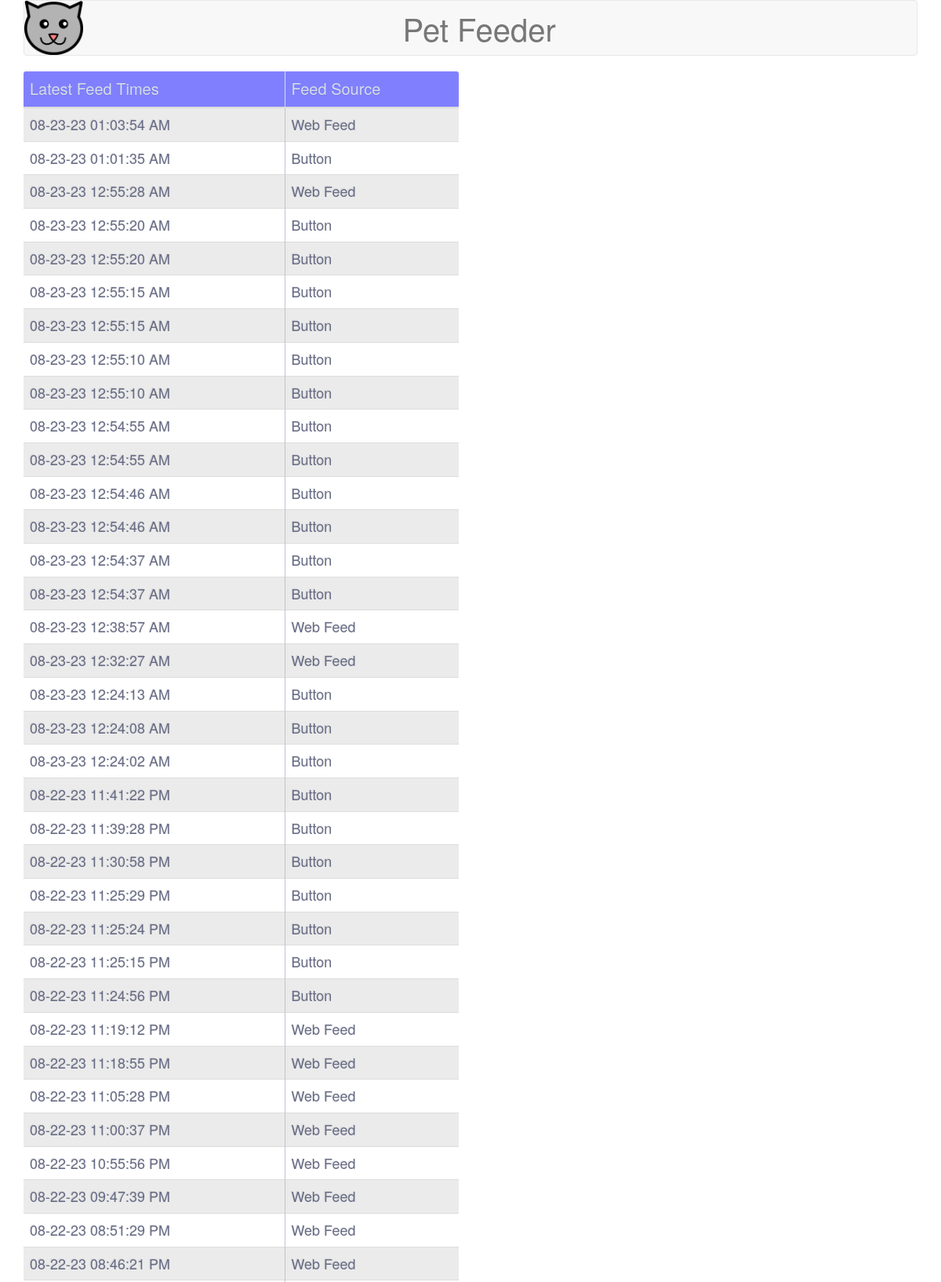
The page /history (signed in, upper part) on the database its author committed.
### tables this page shows
CREATE TABLE feedtimes (feedid integer primary key autoincrement,feeddate string,feedtype integer);

CREATE TABLE feedtypes (feedtype integer primary key,description string);

### app.py (the view)
@app.route('/history', methods=['GET', 'POST'])
def history_page():
    try:
        if 'userLogin' in session:
            latestXNumberFeedTimes = commonTasks.db_get_last_feedtimes(500)
            finalFeedTimeList = []
            for x in latestXNumberFeedTimes:
                x = list(x)
                dateobject = datetime.datetime.strptime(x[0], '%Y-%m-%d %H:%M:%S')
                x[0] = dateobject.strftime("%m-%d-%y %I:%M:%S %p")
                x = tuple(x)
                finalFeedTimeList.append(x)
            return render_template('history.html'
                                   , latestXNumberFeedTimes=finalFeedTimeList
                                   )
        else:
            return redirect(url_for('admin_login_page'))
    except Exception as e:
        return render_template('error.html', resultsSET=e)

### commonTasks.py (called while the page is built)
def connect_db():
    try:
        rv = sqlite3.connect(DB)
        return rv
    except Exception as e:
        return e

def db_get_last_feedtimes(numberToGet):
    try:
        con = connect_db()
        cur = con.execute(''' select feeddate,description
                                from feedtimes ft
                                join feedtypes fty on ft.feedtype=fty.feedtype
                                where ft.feedtype in (1,2,3,4,6)
                                order by feeddate desc
                                limit ?''', [str(numberToGet), ])
        LastFeedingTimes = cur.fetchall()
        cur.close()
        con.close()
        return LastFeedingTimes
    except Exception as e:
        return e

### templates/history.html
{% extends "layout.html" %}
{% block head %}
{{ super() }}
{% endblock %}
{% block main %}
<div class="row">
    <div class="col-md-6 text-center">
        <table class="FeedTable table">
            <thead>
            <th>Latest Feed Times</th>
            <th>Feed Source</th>
            </thead>
            <tbody>
            {% for entry in latestXNumberFeedTimes %}
            <tr>
                <td>{{entry[0]}}</td>
                <td>{{entry[1]}}</td>
            </tr>
            {% endfor %}
            </tbody>
        </table>
    </div>
    <div class="col-md-6 text-center">
    </div>
</div>
{% endblock %}

### templates/layout.html (shortened to what this page needs)
<!DOCTYPE html>
<html lang="en">
<head>
    {% block head %}
    <link href="static/css/bootstrap.min.css" rel="stylesheet">
    <link href="static/css/googleFonts.css" rel="stylesheet" type="text/css">
    <link href="static/css/tableStyle.css" rel="stylesheet">
    <link href="static/css/feedButton.css" rel="stylesheet">
    <link href="static/css/camButton.css" rel="stylesheet">
    <link href="static/css/navBar.css" rel="stylesheet">
    <link href="static/css/loginPage.css" rel="stylesheet">
    {% endblock %}
</head>
<body>
<div class="container">
    <nav class="navbar navbar-default">
        <div class="navbar-header">
            <p class="navbar-brand1 navbar-brand navBarTitle">&nbsp;&nbsp;Pet Feeder</p>
            <img class="img-responsive" src="/static/images/titleIcon.png" width="75" height="75" >
        </div>
    </nav>
    {% block main %}
    {% endblock %}
</div>
</body>
</html>

### static/css/tableStyle.css (style rules this page uses)
th { color:#D5DDE5; background:#8080ff; border-bottom:4px solid #9ea7af; border-right: 1px solid #D5DDE5; font-size:20px; font-weight: 100; padding:14px; text-align:left; text-shadow: 0 1px 1px rgba(0, 0, 0, 0.1); vertical-align:middle; }
th:first-child { border-top-left-radius:3px; }
th:last-child { border-top-right-radius:3px; border-right:none; }
tr { border-top: 1px solid #C1C3D1; border-bottom-: 1px solid #C1C3D1; color:#666B85; font-size:16px; font-weight:normal; text-shadow: 0 1px 1px rgba(256, 256, 256, 0.1); }
tr:first-child { border-top:none; }
tr:nth-child(odd) td { background:#EBEBEB; }
td { background:#FFFFFF; padding:20px; text-align:left; vertical-align:middle; font-weight:300; font-size:18px; text-shadow: -1px -1px 1px rgba(0, 0, 0, 0.1); border-right: 1px solid #C1C3D1; }
td:last-child { border-right: 0px; }

### static/css/navBar.css (style rules this page uses)
.navbar-brand1 { position: absolute; width: 100%; left: 0; text-align: center; margin:0 auto; }
.navBarTitle { font-size: 40px; padding: 25px; }

### rows shown on the page
feedtimes: feeddate "08-23-23 01:03:54 AM", description "Web Feed"
feedtimes: feeddate "08-23-23 01:01:35 AM", description "Button"
feedtimes: feeddate "08-23-23 12:55:28 AM", description "Web Feed"
feedtimes: feeddate "08-23-23 12:55:20 AM", description "Button"
feedtimes: feeddate "08-23-23 12:55:20 AM", description "Button"
feedtimes: feeddate "08-23-23 12:55:15 AM", description "Button"
feedtimes: feeddate "08-23-23 12:55:15 AM", description "Button"
feedtimes: feeddate "08-23-23 12:55:10 AM", description "Button"
feedtimes: feeddate "08-23-23 12:55:10 AM", description "Button"
feedtimes: feeddate "08-23-23 12:54:55 AM", description "Button"
feedtimes: feeddate "08-23-23 12:54:55 AM", description "Button"
feedtimes: feeddate "08-23-23 12:54:46 AM", description "Button"
feedtimes: feeddate "08-23-23 12:54:46 AM", description "Button"
feedtimes: feeddate "08-23-23 12:54:37 AM", description "Button"
feedtimes: feeddate "08-23-23 12:54:37 AM", description "Button"
feedtimes: feeddate "08-23-23 12:38:57 AM", description "Web Feed"
feedtimes: feeddate "08-23-23 12:32:27 AM", description "Web Feed"
feedtimes: feeddate "08-23-23 12:24:13 AM", description "Button"
feedtimes: feeddate "08-23-23 12:24:08 AM", description "Button"
feedtimes: feeddate "08-23-23 12:24:02 AM", description "Button"
feedtimes: feeddate "08-22-23 11:41:22 PM", description "Button"
feedtimes: feeddate "08-22-23 11:39:28 PM", description "Button"
feedtimes: feeddate "08-22-23 11:30:58 PM", description "Button"
feedtimes: feeddate "08-22-23 11:25:29 PM", description "Button"
feedtimes: feeddate "08-22-23 11:25:24 PM", description "Button"
feedtimes: feeddate "08-22-23 11:25:15 PM", description "Button"
feedtimes: feeddate "08-22-23 11:24:56 PM", description "Button"
feedtimes: feeddate "08-22-23 11:19:12 PM", description "Web Feed"
feedtimes: feeddate "08-22-23 11:18:55 PM", description "Web Feed"
feedtimes: feeddate "08-22-23 11:05:28 PM", description "Web Feed"
feedtimes: feeddate "08-22-23 11:00:37 PM", description "Web Feed"
feedtimes: feeddate "08-22-23 10:55:56 PM", description "Web Feed"
feedtimes: feeddate "08-22-23 09:47:39 PM", description "Web Feed"
feedtimes: feeddate "08-22-23 08:51:29 PM", description "Web Feed"
feedtimes: feeddate "08-22-23 08:46:21 PM", description "Web Feed"
